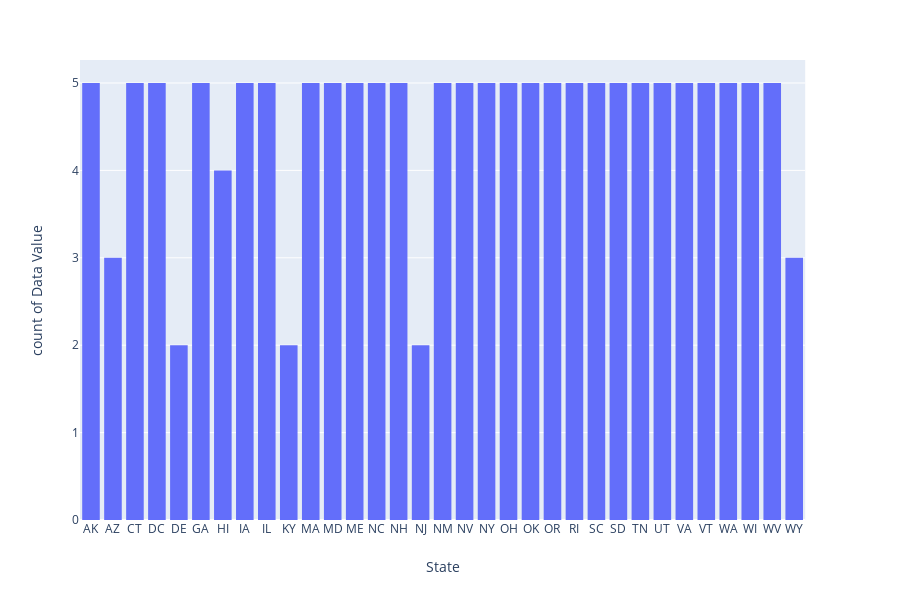

The cell this chart's notebook holds for it:
### Code cell
fig = px.histogram(df, x="State", y= "Data Value")
fig.show()

### Figure 1 — Plotly figure (JSON) as saved in the notebook; plotly's stock layout.template omitted (floating-point values rounded to 4 significant figures; data arrays with more than 128 entries replaced by an {"elided": "..."} marker saying what was removed)
{"data": [{"alignmentgroup": "True", "bingroup": "x", "hoverlabel": {"namelength": 0}, "hovertemplate": "State=%{x}<br>count of Data Value=%{y}", "legendgroup": "", "marker": {"color": "#636efa"}, "name": "", "offsetgroup": "", "orientation": "v", "showlegend": false, "type": "histogram", "x": {"elided": "151 str values"}, "xaxis": "x", "y": {"elided": "151 int values"}, "yaxis": "y"}], "layout": {"barmode": "relative", "height": 600, "legend": {"tracegroupgap": 0}, "margin": {"t": 60}, "xaxis": {"anchor": "y", "domain": [0, 0.98], "title": {"text": "State"}}, "yaxis": {"anchor": "x", "domain": [0, 1], "title": {"text": "count of Data Value"}}}}
